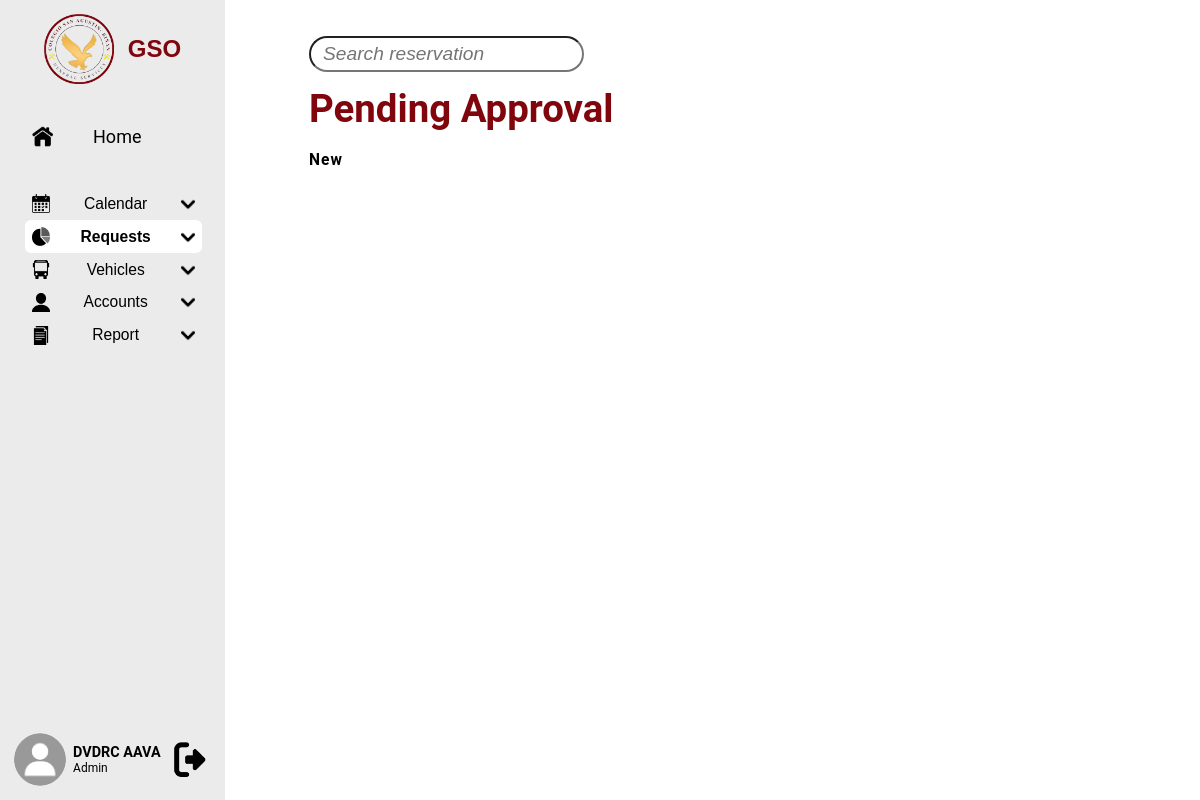
/GSO.php?papp=a (signed in), run on an earlier commit of the app's database.
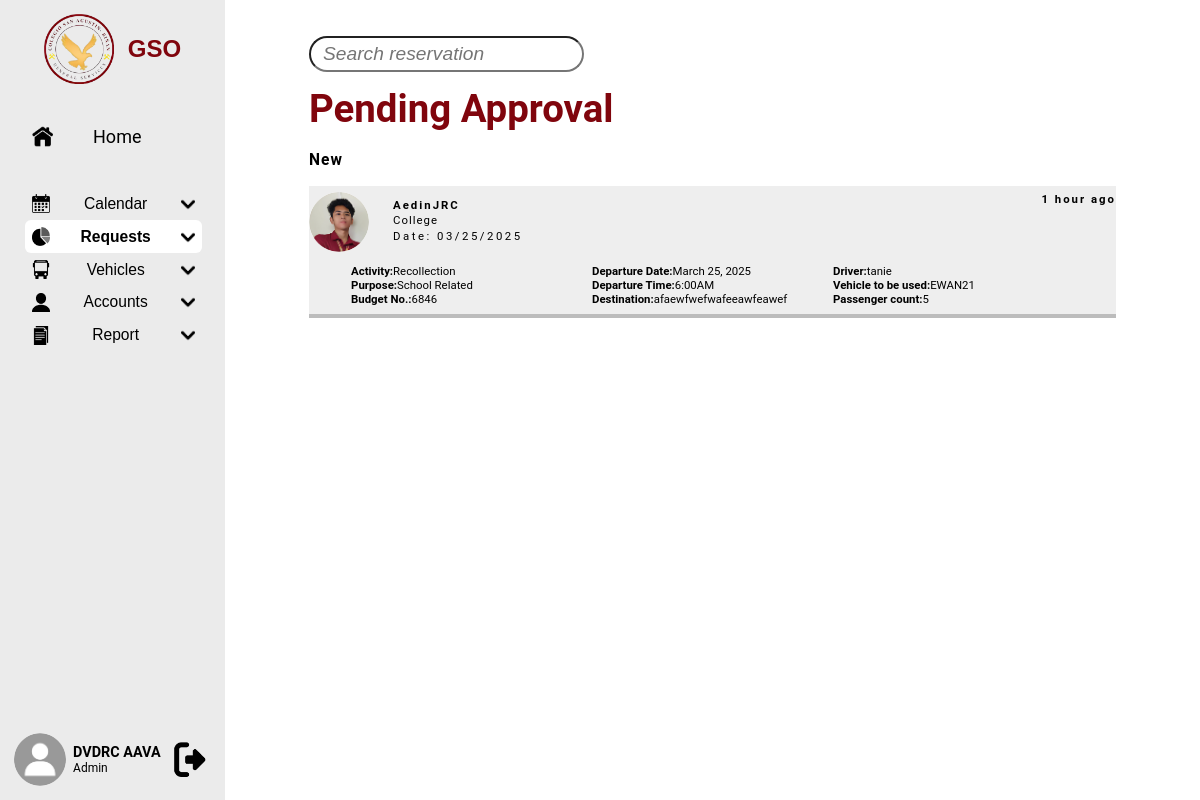
And on a later commit of the database.
### tables this page shows
CREATE TABLE `vrftb` (
  `id` varchar(20) NOT NULL,
  `name` varchar(50) DEFAULT NULL,
  `department` varchar(50) DEFAULT NULL,
  `activity` varchar(50) DEFAULT NULL,
  `purpose` varchar(20) DEFAULT NULL,
  `date_filed` date DEFAULT NULL,
  `budget_no` varchar(10) DEFAULT NULL,
  `vehicle` varchar(50) DEFAULT NULL,
  `driver` varchar(50) DEFAULT NULL,
  `destination` varchar(255) DEFAULT NULL,
  `departure` datetime DEFAULT NULL,
  `passenger_count` int(10) DEFAULT NULL,
  `passenger_attachment` varchar(255) DEFAULT NULL,
  `transportation_cost` varchar(255) DEFAULT NULL,
  `total_cost` decimal(10,2) DEFAULT 0.00,
  `letter_attachment` varchar(255) DEFAULT NULL,
  `created_at` timestamp NOT NULL DEFAULT current_timestamp(),
  `updated_at` timestamp NOT NULL DEFAULT current_timestamp() ON UPDATE current_timestamp(),
  `gsoassistant_status` enum('Pending','Clicked','Rejected','Approved') DEFAULT 'Pending',
  `immediatehead_status` enum('Pending','Clicked','Rejected','Approved') DEFAULT 'Pending',
  `gsodirector_status` enum('Pending','Clicked','Rejected','Approved') DEFAULT 'Pending',
  `accounting_status` enum('Pending','Clicked','Rejected','Approved') DEFAULT 'Pending',
  PRIMARY KEY (`id`)
);

### GSO.php (the view, shortened to what this page needs)
<!DOCTYPE html>
<html lang="en">
   <head>
      <link rel="stylesheet" href="styles.css">
      <link rel="stylesheet" href="https://cdnjs.cloudflare.com/ajax/libs/font-awesome/6.4.2/css/all.min.css">
   </head>
<body>
   <nav class="sidebar active">
      <button onclick="toggleSidebar()" id="logo">
         <img src="PNG/GSO_Logo.png" alt="">
         <span class="logo">GSO</span>
      </button>
      <li id="home">
         <a href="GSO.php" class="icon">
            <div>
               <img src="PNG/Home.png" alt="Home">
               <span class="title">Home</span>
            </div>
         </a>
      </li>
      <ul class="nav-list">
         <li style="height: 2.5vw;"></li>
         <li>
            <button onclick="toggleDropdown(this)" class="dropdown-btn" id="calendar">
               <img src="PNG/Calendar.png" alt="Calendar">
               <span>Calendar</span>
               <img src="PNG/Down.png" alt="DropDown">
            </button>
         </li>
         <?php
            if ($_SESSION['role'] != 'User') {
               ?>
                  <li>
                     <button onclick="toggleDropdown(this)" class="dropdown-btn" id="requests">
                        <img src="PNG/Pie.png" alt="Requests">
                        <span>Requests</span>
                        <img src="PNG/Down.png" alt="DropDown">
                     </button>
                  </li>
               <?php
            }
            if (in_array($_SESSION['role'], ['Secretary', 'Admin', 'Director']))
            {
               ?>
                  <li>
                     <button onclick="toggleDropdown(this)" class="dropdown-btn" id="vehicle">
                        <img src="PNG/Vehicle.png" alt="Vehicle">
                        <span>Vehicles</span>
                        <img src="PNG/Down.png" alt="DropDown">
                     </button>
                  </li>
                  <li>
                     <button onclick="toggleDropdown(this)" class="dropdown-btn" id="account">
                        <img src="PNG/Account.png" alt="Report">
                        <span>Accounts</span>
                        <img src="PNG/Down.png" alt="DropDown">
                     </button>
                  </li>
                  <li>
                     <button onclick="toggleDropdown(this)" class="dropdown-btn" id="report">
                        <img src="PNG/File.png" alt="Report">
                        <span>Report</span>
                        <img src="PNG/Down.png" alt="DropDown">
                     </button>
                  </li>
               <?php
            }
         ?>
      </ul>
      <div id="logout">
         <img id=profile src="uploads/<?php echo $_SESSION['ppicture']; ?>" alt="<?php echo $_SESSION['ppicture']; ?>">
         <div id="profile-text">
            <span id="name"><?php echo $_SESSION['lname']."\t".$_SESSION['fname']; ?></span>
            <span id="role"><?php echo $_SESSION['role'] ?></span>
         </div>
         <a href="index.php">
            <button>
               <img id=logout-img src="PNG/Logout.png" alt="Logout">
            </button>
         </a>
      </div>
   </nav>
   <?php
      if(isset($_GET["papp"]) and !empty($_GET["papp"]))
      {
         ?>
            <main>
         <?php
      }
      else
      {
         ?>
            <main>
         <?php
      }
   ?>
      <?php
         if(isset($_GET["papp"]) and !empty($_GET["papp"]))
         pendingApproval();
         elseif(isset($_GET["rapp"]) and !empty($_GET["rapp"]))
         reservationApproved();
         elseif(isset($_GET["creq"]) and !empty($_GET["creq"]))
         cancelledRequests();
         elseif(isset($_GET["aveh"]) and !empty($_GET["aveh"]))
         addVehicle();
         elseif(isset($_GET["mveh"]) and !empty($_GET["mveh"]))
         manageVehicle();
         elseif(isset($_GET["mche"]) and !empty($_GET["mche"]))
         maintenanceChecklist();
         elseif(isset($_GET["vres"]) and !empty($_GET["vres"]))
         vehicleReservationForm();
         elseif(isset($_GET["vsch"]) and !empty($_GET["vsch"]))
         vehicleSchedules();
         elseif(isset($_GET["dsch"]) and !empty($_GET["dsch"]))
         driverSchedules();
         elseif(isset($_GET["macc"]) and !empty($_GET["macc"]))
         manageAccount();
         elseif(isset($_GET["mdep"]) and !empty($_GET["mdep"]))
         manageDepartment();
         elseif(isset($_GET["srep"]) and !empty($_GET["srep"]))
         summaryReport();
         else
         home();
      ?>
   </main>
</body>
</html>
      <?php
   function pendingApproval()
   {
      ?>
         <input class="search" type="text" id="search" placeholder="Search reservation">
         <div class="maintitle">
            <h1>Pending Approval</h1>
            <p>New</p>
         </div>
         <div class="whitespace"></div>
         <?php
            if($_SESSION['role']=='Secretary'||$_SESSION['role']=='Admin')
            {
               $status2 = "(immediatehead_status='Approved' AND gsoassistant_status='Pending') OR (immediatehead_status='Approved' AND gsoassistant_status='Clicked')";
               $status="gsoassistant_status";
            }
            elseif($_SESSION['role']=='Immediate Head')
            {
               $status2 = "(immediatehead_status='Pending') OR (immediatehead_status='Clicked')";
               $status="immediatehead_status";
            }
            elseif($_SESSION['role']=='Director')
            {
               $status2 = "(accountant_status='Approved' AND gsodirector_status='Pending') OR (accountant_status='Approved' AND gsodirector_status='Clicked')";
               $status="gsodirector_status";
            }
            else if($_SESSION['role']=='Accountant')
            {
               $status2 = "(gsoassistant_status='Approved' AND accountant_status='Pending') OR (gsoassistant_status='Approved' AND accountant_status='Clicked')";
               $status="accountant_status";
            }
            include 'config.php';
            $selectvrf = "SELECT * FROM vrftb WHERE $status2 ORDER BY date_filed DESC, id DESC";
            $resultvrf = $conn->query($selectvrf);
            if ($resultvrf->num_rows > 0) {
               while($rowvrf = $resultvrf->fetch_assoc()) {
                  ?>
                     <a href="GSO.php?papp=a&vrfid=<?php echo $rowvrf['id']; ?>#vrespopup" class="link" style="text-decoration:none;">
                  <?php
                     if($rowvrf[$status] != "Clicked")
                     {
                        ?> <div class="info-box"> <?php
                     }
                     else
                     {
                        ?> <div class="info-box" style="background-color:#eeeeee;"> <?php
                     }
                        ?>
                           <div class="pending">
                              <span class="time">1 hour ago</span>
                           </div>
                           <div class="info-heading">
                              <img src="uploads/Maynard.png" alt="Profile">
                              <span class="info-heading-text">
                                 <span class="name"><?php echo $rowvrf['name'] ?></span>
                                 <span class="department"><?php echo $rowvrf['department'] ?></span>
                                 <span class="date"><?php echo "Date: ".date("m/d/Y", strtotime($rowvrf['date_filed']));?></span>
                              </span>
                           </div>
                           <div class="info-details">
                              <div>
                                 <div><div class="title">Activity:</div><div class="dikoalam"><?php echo $rowvrf['activity']; ?></div></div>
                                 <div><div class="title">Purpose:</div><div class="dikoalam"><?php echo $rowvrf['purpose']; ?></div></div>
                                 <div><div class="title">Budget No.:</div><div class="dikoalam"><?php echo $rowvrf['budget_no']; ?></div></div>
                              </div>
                              <div>
                                 <div><div class="title">Departure Date:</div><div class="dikoalam"><?php echo (new DateTime($rowvrf['departure']))->format("F j, Y"); ?></div></div>
                                 <div><div class="title">Departure Time:</div><div class="dikoalam"><?php echo (new DateTime($rowvrf['departure']))->format("g:iA"); ?></div></div>
                                 <div><div class="title">Destination:</div><div class="dikoalam"><?php echo $rowvrf['destination']; ?></div></div>
                              </div>
                              <div>
                                 <div><div class="title">Driver:</div><div class="dikoalam"><?php echo $rowvrf['driver']; ?></div></div>
                                 <div><div class="title">Vehicle to be used:</div><div class="dikoalam"><?php echo $rowvrf['vehicle']; ?></div></div>
                                 <div><div class="title">Passenger count:</div><div class="dikoalam"><?php echo $rowvrf['passenger_count'] ?></div></div>
                              </div>
                           </div>
                        </div>
                     </a>
                  <?php
               }
            }
         ?>
      <?php
   }
      ?>

### styles.css (style rules this page uses)
:root { --light-gray: #ebebeb; --dark-gray: #bcbcbc; --sidebar-width: 23.33vw; --maroon: #80050d; --yellow: #efb954; }
* { margin: 0; padding: 0; box-sizing: border-box; text-decoration: none; color: black; }
body { padding: 0; font-family: 'Roboto', sans-serif; background-color: white; display: flex; flex-direction: row; }
li { list-style: none; }
.sidebar ul { height: calc(100% - 17.5vw); scrollbar-width: none; scrollbar-color: #999 #f1f1f1; scroll-behavior: smooth; overflow-y: auto; overflow-x: hidden; }

What changed in the data, as far as the page shows it:
now on this page (row edited): vrftb: name "AedinJRC", department "College", date_filed "03/25/2025", activity "Recollection", purpose "School Related", budget_no "6846", departure "March 25, 2025", departure "6:00AM", destination "afaewfwefwafeeawfeawef", driver "tanie", vehicle "EWAN21", passenger_count "5"
